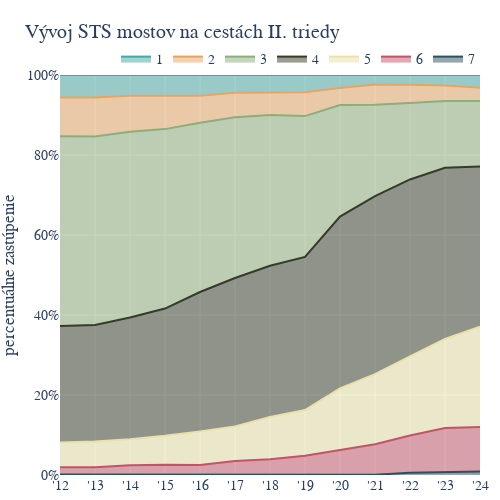
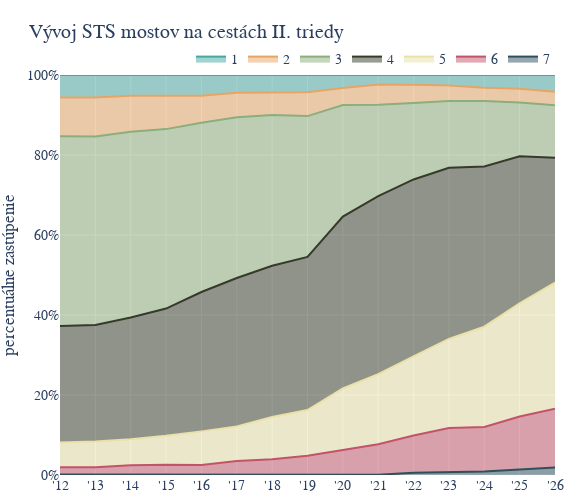

The cell these charts' notebook holds for them, in order:
### Code cell
create_plot(df_predictions, title='Vývoj STS mostov na cestách II. triedy',
            filename='Vyvoj_I', start_year=2012, end_year=2024, b=500, h=500)
create_plot(df_predictions, title='Vývoj STS mostov na cestách II. triedy',
            filename='Vyvoj_I', start_year=2012, end_year=2026, b=575, h=500)

### Figure 1 — Plotly figure (JSON) as saved in the notebook; plotly's stock layout.template omitted (floating-point values rounded to 4 significant figures)
{"data": [{"line": {"color": "#2d505d"}, "mode": "lines", "name": "7", "stackgroup": "one", "type": "scatter", "x": ["2012", "2013", "2014", "2015", "2016", "2017", "2018", "2019", "2020", "2021", "2022", "2023", "2024"], "y": [0.1384, 0.1384, 0.0692, 0.06901, 0.06901, 0.1381, 0.06901, 0.06849, 0.06821, 0.06817, 0.5453, 0.7483, 0.8832]}, {"line": {"color": "#c25469"}, "mode": "lines", "name": "6", "stackgroup": "one", "type": "scatter", "x": ["2012", "2013", "2014", "2015", "2016", "2017", "2018", "2019", "2020", "2021", "2022", "2023", "2024"], "y": [1.799, 1.799, 2.353, 2.484, 2.415, 3.384, 3.865, 4.726, 6.207, 7.635, 9.339, 11.02, 11.14]}, {"line": {"color": "#eae1a9"}, "mode": "lines", "name": "5", "stackgroup": "one", "type": "scatter", "x": ["2012", "2013", "2014", "2015", "2016", "2017", "2018", "2019", "2020", "2021", "2022", "2023", "2024"], "y": [6.159, 6.436, 6.505, 7.246, 8.42, 8.633, 10.56, 11.44, 15.35, 17.52, 19.77, 22.24, 25.07]}, {"line": {"color": "#353a29"}, "mode": "lines", "name": "4", "stackgroup": "one", "type": "scatter", "x": ["2012", "2013", "2014", "2015", "2016", "2017", "2018", "2019", "2020", "2021", "2022", "2023", "2024"], "y": [29.13, 29.13, 30.45, 31.82, 34.85, 37.09, 37.82, 38.29, 42.97, 44.51, 44.24, 42.79, 40.01]}, {"line": {"color": "#8bae7c"}, "mode": "lines", "name": "3", "stackgroup": "one", "type": "scatter", "x": ["2012", "2013", "2014", "2015", "2016", "2017", "2018", "2019", "2020", "2021", "2022", "2023", "2024"], "y": [47.47, 47.13, 46.44, 44.86, 42.31, 40.19, 37.68, 35.21, 27.9, 22.84, 19.09, 16.67, 16.37]}, {"line": {"color": "#e7a564"}, "mode": "lines", "name": "2", "stackgroup": "one", "type": "scatter", "x": ["2012", "2013", "2014", "2015", "2016", "2017", "2018", "2019", "2020", "2021", "2022", "2023", "2024"], "y": [9.689, 9.758, 8.997, 8.42, 6.763, 6.146, 5.59, 5.959, 4.229, 5.044, 4.567, 3.878, 3.329]}, {"line": {"color": "#46a7a2"}, "mode": "lines", "name": "1", "stackgroup": "one", "type": "scatter", "x": ["2012", "2013", "2014", "2015", "2016", "2017", "2018", "2019", "2020", "2021", "2022", "2023", "2024"], "y": [5.606, 5.606, 5.19, 5.107, 5.176, 4.42, 4.417, 4.315, 3.274, 2.386, 2.454, 2.653, 3.193]}], "layout": {"font": {"family": "Calibri, sans-serif", "size": 14}, "height": 500, "legend": {"orientation": "h", "x": 1, "xanchor": "right", "y": 1.08, "yanchor": "top"}, "margin": {"b": 25, "l": 0, "r": 20, "t": 75}, "plot_bgcolor": "#EEEEEE", "title": {"text": "Vývoj STS mostov na cestách II. triedy"}, "width": 500, "xaxis": {"ticktext": ["'12", "'13", "'14", "'15", "'16", "'17", "'18", "'19", "'20", "'21", "'22", "'23", "'24"], "tickvals": ["2012", "2013", "2014", "2015", "2016", "2017", "2018", "2019", "2020", "2021", "2022", "2023", "2024"]}, "yaxis": {"range": [0, 100], "ticksuffix": "%", "title": {"text": "percentuálne zastúpenie"}}}}

### Figure 2 — Plotly figure (JSON) as saved in the notebook; plotly's stock layout.template omitted (floating-point values rounded to 4 significant figures)
{"data": [{"line": {"color": "#2d505d"}, "mode": "lines", "name": "7", "stackgroup": "one", "type": "scatter", "x": ["2012", "2013", "2014", "2015", "2016", "2017", "2018", "2019", "2020", "2021", "2022", "2023", "2024", "2025", "2026"], "y": [0.1384, 0.1384, 0.0692, 0.06901, 0.06901, 0.1381, 0.06901, 0.06849, 0.06821, 0.06817, 0.5453, 0.7483, 0.8832, 1.357, 1.852]}, {"line": {"color": "#c25469"}, "mode": "lines", "name": "6", "stackgroup": "one", "type": "scatter", "x": ["2012", "2013", "2014", "2015", "2016", "2017", "2018", "2019", "2020", "2021", "2022", "2023", "2024", "2025", "2026"], "y": [1.799, 1.799, 2.353, 2.484, 2.415, 3.384, 3.865, 4.726, 6.207, 7.635, 9.339, 11.02, 11.14, 13.25, 14.73]}, {"line": {"color": "#eae1a9"}, "mode": "lines", "name": "5", "stackgroup": "one", "type": "scatter", "x": ["2012", "2013", "2014", "2015", "2016", "2017", "2018", "2019", "2020", "2021", "2022", "2023", "2024", "2025", "2026"], "y": [6.159, 6.436, 6.505, 7.246, 8.42, 8.633, 10.56, 11.44, 15.35, 17.52, 19.77, 22.24, 25.07, 28.31, 31.48]}, {"line": {"color": "#353a29"}, "mode": "lines", "name": "4", "stackgroup": "one", "type": "scatter", "x": ["2012", "2013", "2014", "2015", "2016", "2017", "2018", "2019", "2020", "2021", "2022", "2023", "2024", "2025", "2026"], "y": [29.13, 29.13, 30.45, 31.82, 34.85, 37.09, 37.82, 38.29, 42.97, 44.51, 44.24, 42.79, 40.01, 36.75, 31.24]}, {"line": {"color": "#8bae7c"}, "mode": "lines", "name": "3", "stackgroup": "one", "type": "scatter", "x": ["2012", "2013", "2014", "2015", "2016", "2017", "2018", "2019", "2020", "2021", "2022", "2023", "2024", "2025", "2026"], "y": [47.47, 47.13, 46.44, 44.86, 42.31, 40.19, 37.68, 35.21, 27.9, 22.84, 19.09, 16.67, 16.37, 13.47, 13.12]}, {"line": {"color": "#e7a564"}, "mode": "lines", "name": "2", "stackgroup": "one", "type": "scatter", "x": ["2012", "2013", "2014", "2015", "2016", "2017", "2018", "2019", "2020", "2021", "2022", "2023", "2024", "2025", "2026"], "y": [9.689, 9.758, 8.997, 8.42, 6.763, 6.146, 5.59, 5.959, 4.229, 5.044, 4.567, 3.878, 3.329, 3.453, 3.367]}, {"line": {"color": "#46a7a2"}, "mode": "lines", "name": "1", "stackgroup": "one", "type": "scatter", "x": ["2012", "2013", "2014", "2015", "2016", "2017", "2018", "2019", "2020", "2021", "2022", "2023", "2024", "2025", "2026"], "y": [5.606, 5.606, 5.19, 5.107, 5.176, 4.42, 4.417, 4.315, 3.274, 2.386, 2.454, 2.653, 3.193, 3.411, 4.207]}], "layout": {"font": {"family": "Calibri, sans-serif", "size": 14}, "height": 500, "legend": {"orientation": "h", "x": 1, "xanchor": "right", "y": 1.08, "yanchor": "top"}, "margin": {"b": 25, "l": 0, "r": 20, "t": 75}, "plot_bgcolor": "#EEEEEE", "title": {"text": "Vývoj STS mostov na cestách II. triedy"}, "width": 575, "xaxis": {"ticktext": ["'12", "'13", "'14", "'15", "'16", "'17", "'18", "'19", "'20", "'21", "'22", "'23", "'24", "'25", "'26"], "tickvals": ["2012", "2013", "2014", "2015", "2016", "2017", "2018", "2019", "2020", "2021", "2022", "2023", "2024", "2025", "2026"]}, "yaxis": {"range": [0, 100], "ticksuffix": "%", "title": {"text": "percentuálne zastúpenie"}}}}
